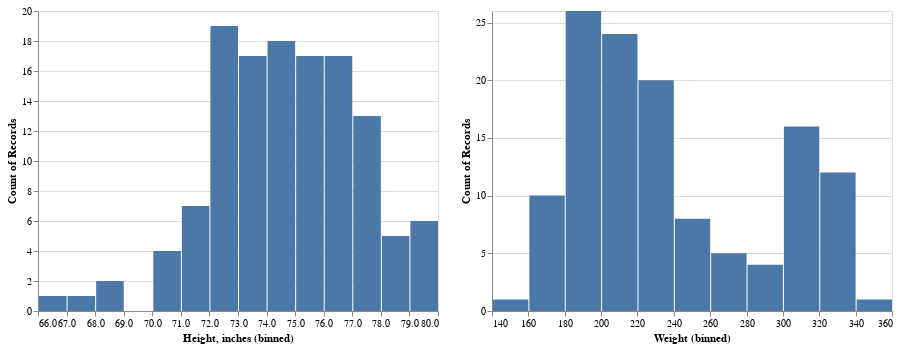

Notebook code cell kept with this figure:
### Code cell
#Number of players by height bins
Height_hist = alt.Chart(data).mark_bar().encode(
    alt.X('Height, inches:Q', bin=alt.Bin(maxbins=15)),
    y='count()'
)

#Number of players by weight bins
Weight_hist = alt.Chart(data).mark_bar().encode(
    alt.X('Weight:Q', bin=alt.Bin(maxbins=15)),
    y='count()'
)

#Height and Weight distributions side by side
Height_hist | Weight_hist
